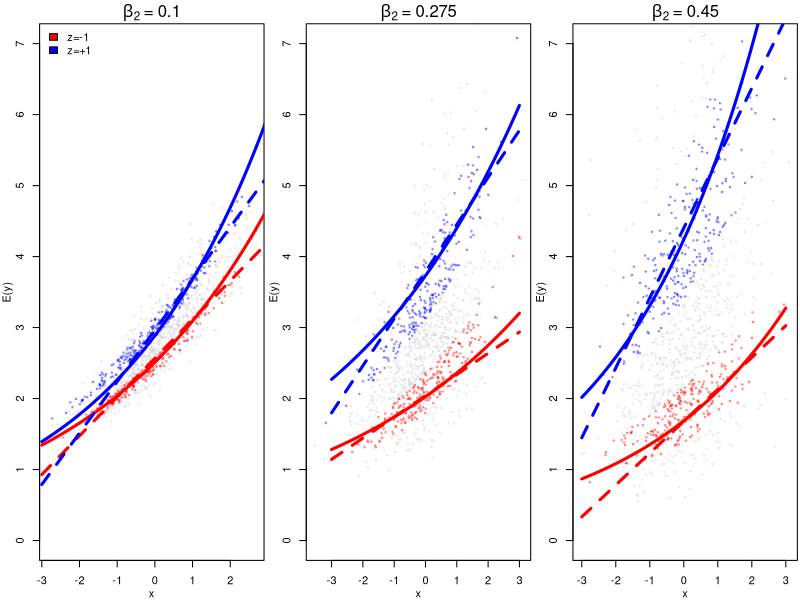
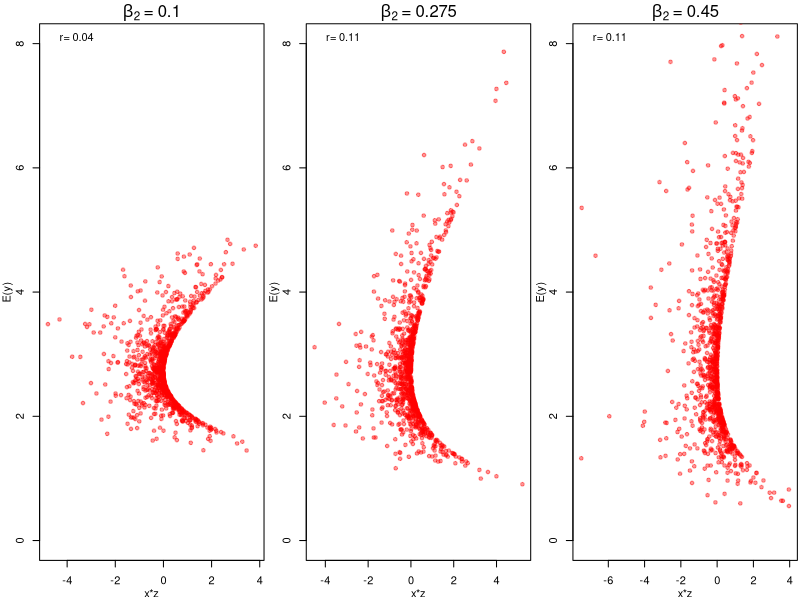

These figures' R source, in order:
##b3=0
N<-1000
rho<-0 #.3#rho<-c(0,.5) #seq(0,.3,by=.1)
b0<-1#seq(0,5,length.out=4)
pars<-expand.grid(N=N,rho=rho,b0=b0)
tmp<-list()
for (i in 1:nrow(pars)) tmp[[i]]<-pars[i,]
pars<-tmp


simfun<-function(pars,b1=.2,b2=.5) {
    for (i in 1:length(pars)) assign(names(pars)[i],pars[[i]][1])
    library(MASS)
    sig<-r2<-numeric()
    xz<-mvrnorm(N,mu=c(0,0),Sigma=matrix(c(1,rho,rho,1),2,2))
    y<-b0+b1*xz[,1]+b2*xz[,2]
    y<-exp(y)
    ystar<-y
    y<-rpois(N,y)
    ##
    df<-data.frame(y=y,x=xz[,1],z=xz[,2],ystar=ystar)
}
#L<-lapply(pars,simfun)
L<-list()
b2L<-seq(0.1,.45,length.out=3)
for (b2 in b2L) L[[as.character(b2)]]<-simfun(pars[[1]],b2=b2)


pdf("/home/bd/Dropbox/Apps/Overleaf/Interaction_problems/count_intuition.pdf",width=6,height=2.3)
par(mfrow=c(1,3),mgp=c(2,1,0),mar=c(3,3,1.8,0.2))
for (i in 1:length(L)) {
    z<-L[[i]]
    col.test<-ifelse(abs(z$z-1)<.5,2,1)
    col.test<-ifelse(abs(z$z+1)<.5,3,col.test)
    cc<-col2rgb("lightgray")
    c1<-rgb(cc[1],cc[2],cc[3],max=255,alpha=75)
    cc<-col2rgb("blue")
    c2<-rgb(cc[1],cc[2],cc[3],max=255,alpha=75)
    cc<-col2rgb("red")
    c3<-rgb(cc[1],cc[2],cc[3],max=255,alpha=75)
    col<-c(c1,c2,c3)[col.test]
    xv<-seq(-3,3,length.out=100)
    plot(z$x,
         z$ystar,pch=19,cex=.375,col=col,xlab='x',ylab='E(y)',
         ylim=c(0,7))
    m0<-glm(y~x*z,z,family='poisson')
    y<-predict(m0,data.frame(x=xv,z=-1),type='response')
    lines(xv,y,col='red',lty=1,lwd=3)
    y<-predict(m0,data.frame(x=xv,z=1),type='response')
    lines(xv,y,col='blue',lty=1,lwd=3)
    m<-lm(y~x*z,z)
    y<-predict(m,data.frame(x=xv,z=-1))
    lines(xv,y,col='red',lty=2,lwd=3)
    y<-predict(m,data.frame(x=xv,z=1))
    lines(xv,y,col='blue',lty=2,lwd=3)
    if (i==1) {
        legend("topleft",bty='n',ncol=,c("z=-1","z=+1"),fill=c("red","blue"))
    }
    b0<-as.character(b2L[i])
    mtext(side=3,line=0,bquote(beta[2]~"="~.(b0)))
    #legend("bottomright",bty='n',lty=c(2,1),lwd=3,c(paste("p(lm)=",round(summary(m)$coef[4,4],2)),paste("p(glm)=",round(summary(m0)$coef[4,4],2))),cex=.7)
}
dev.off()


pdf("/home/bd/Dropbox/Apps/Overleaf/Interaction_problems/count_kidney.pdf",width=6,height=2.3)
par(mfrow=c(1,3),mgp=c(2,1,0),mar=c(3,3,1.8,0.2))
for (i in 1:length(L)) {
    z<-L[[i]]
    cc<-col2rgb("lightgray")
    c2<-rgb(cc[1],cc[2],cc[3],max=255,alpha=105)
    plot(z$x*z$z,z$y,pch=19,cex=0,col=c2,xlab='x*z',ylab='E(y)',ylim=c(0,8))
    z2<-z
    cc<-col2rgb("red")
    c1<-rgb(cc[1],cc[2],cc[3],max=255,alpha=105)
    points(z2$x*z2$z,z2$ystar,pch=19,cex=.75,col=c1)
    m<-lm(y~x*z,z)
    #legend("bottomleft",bty='n',legend=paste("pv=",round(summary(m)$coef[4,4],3)))
    #cc<-round(pars[[i]]$cc,2)
    #mtext(side=3,line=0,bquote("c="~.(cc)))
    c1<-cor(z$x*z$z,z$y)
    c2<-cor(z$x*z$z,z$ystar)
    legend("topleft",bty='n',#fill=c("red","lightgray"),
           c(paste("r=",round(c1,2))#,
                                                         #paste("r(ystar,x*z)=",round(c2,2))
                                                         )
           )
    b0<-as.character(b2L[i])
    mtext(side=3,line=0,bquote(beta[2]~"="~.(b0)))
}
dev.off()


